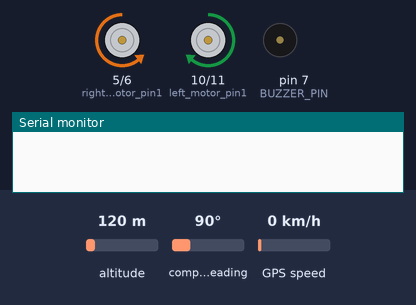
Bench run of a sketch on a simulated Arduino Uno, built with avr-gcc and run on an emulated ATmega328P. Shown: motor-driver pin pairs drawn as motors (green arrow = first pin HIGH = forward, orange = second pin HIGH = backward, longer = more drive), buzzer (waves = sounding), the last lines printed to the serial monitor. The inputs (shaded band) are chosen by the test bench; at power-on: compass heading 90°, altitude 120 m, GPS speed 0 km/h. The GPS gets a fix after 3 s at 37.7749, -122.4194 with 8 satellites.

Above: at 2.4 s.
2.5 s: compass heading set to 73°
At 4.4 s:
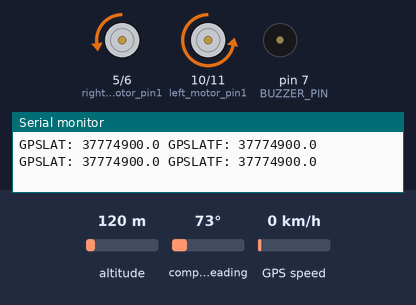
4.7 s: compass heading set to 63°
At 5.8 s:
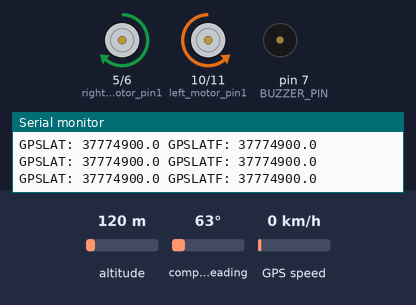
Timing chart, 0 to 7.7 s (numbered marks = the images above; inputs shaded):
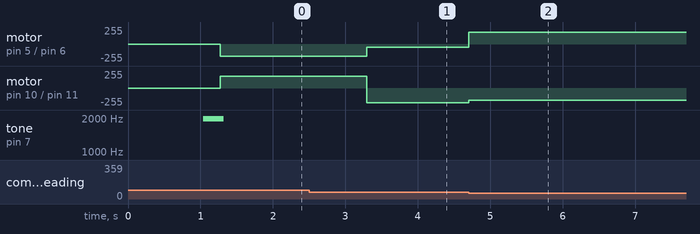

The sketch:

AutoCar.ino
```cpp
/****************************************************************************
 * GPS ROBOT CAR
 * Navigate Autonomously GPS Waypoints Using Arduino
 * By Raul Alvarez-Torrico
 *
 * Magnetic Declination:
 * Go to this page to find your magnetic declination:
 * http://www.magnetic-declination.com/
 * The declination is provided in degrees and minutes format; you'll have to
 * convert to decimal degrees. Include the '-' sign if present.
 * Then, search this line and modify it: const float mag_declination = -9.38;
 *
 * Digital Compass:
 * Put the HMC5883L digital compass flat, at least 15cm above the rest of the
 * electronics to avoid interference. The 'x' direction marked in the module
 * should point towards the front of the car.
 *
 * GPS module:
 * Put the antenna near the center if possible, it doesn't matter much, though.
 *
 * Motors:
 * Check the correct rotation direction of your motors. If any motor
 * is reversed, switch their terminals to correct.
 *
 * I used global variables almost everywhere because I needed to print their
 * values with Print_Data() for debugging.
 *
 * Additional resources for this project: http://bit.ly/GRCresources
 * or you can reach me at: raul@tecbolivia.com
*****************************************************************************/

// Libraries
#include <SoftwareSerial.h>
#include <TinyGPS.h>
#include <Wire.h>
#include "I2Cdev.h"
#include "HMC5883L.h"

#define BUZZER_PIN 7          // Output pin for the buzzer
#define TOLERANCE_RADIUS 1.0  // Tolerance radius for reaching the goal

// Robot car velocities. Change if you want to adjust the car's behavior
// (range of allowed velocities: 0 ~ 255)
#define FORWARD_VEL     230
#define SLOW_TURN_VEL   220
#define PIVOT_WHEEL_VEL 50
#define FAST_TURN_VEL   180

// Constants for defining error ranges for the stepped proportional control
#define MAX_HEADING_ANGLE  180
#define MIN_HEADING_ANGLE  5
#define ANGLE_RANGE_DIV 0.25

// Calibration constants for the motors in differential drive config.
// e. g. if the left motor is slower that the right one, you can add some
// % to the left and reduce the same % to the right, and viceversa.
#define K_RIGHT_MOTOR 1.0
#define K_LEFT_MOTOR 1.0

// Objects for interfacing with sensors
HMC5883L compass; // Create compass object
TinyGPS gps;      // Create gps object
SoftwareSerial serial_gps(2, 3); // RX and TX pins in use

// Stores the next action the robot car should take (just for debugging)
String str_action;

// Control signal pins for the L298N the motor driver
int left_motor_pin1 = 10; // IN1 to the driver
int left_motor_pin2 = 11; // IN2 to the driver
int right_motor_pin1 = 5; // IN3 to the driver
int right_motor_pin2 = 6; // IN4 to the driver

//------- Globals for storing waypoints
// Struct to store waypoints (GPS coordinates):
struct t_waypoint {
  float lat;
  float lon;
};

// Place here your own waypoints, or you'll have your robot car trying to
// reach some place in my hometown! You can use Google Maps to define them:

// Alalay Park waypoints {lat, lon}
t_waypoint nav_waypoints[] =  {
  { -17.4176, -66.13265},   // Point 1
  { -17.41757, -66.13282},  // Point 2
  { -17.41773, -66.13282},  // Point 3
  { -17.41776, -66.13265}   // Point 4
};

// Olimpia court waypoints {lat, lon}
//t_waypoint nav_waypoints[] =  {
//  { -17.4193295, -66.1648977},  // Point 1
//  { -17.419237, -66.1648821},   // Point 2
//  { -17.419206, -66.165064},    // Point 3
//  { -17.419298, -66.165086}     // Point 4
//};

byte waypoint_index = 0;  // Index to the current waypoint in array
// Get the number of waypoints:
int num_waypoints = sizeof(nav_waypoints) / sizeof(nav_waypoints[0]);

// Auxiliary variables for computing the navigation vector:
float waypoint_lat_rad;
float waypoint_lon_rad;

//------- Globals for compass readings
int16_t mx, my, mz;   // Earth's magnetic field components
float compass_angle;  // Stores the angle retrieved from the compass

// Magnetic declination in my current area/city. Change it for the value
// defined for your area/city or leave it at zero:
const float mag_declination = -9.38;

int heading_error; // Stores the heading error

//------- Globals for GPS readings
float f_gps_reading_lat, f_gps_reading_lon; // Stores the reading from the GPS receiver
float waypoint_angle; // Stores the azimuth to the current goal
float last_calc_dist = 0; // Las computed distance to goal (just for debugging)

// Auxiliaries for dumping GPS data
long lat, lon;
unsigned long age, date, time, chars;
unsigned short sentences, failed;

//------- Globals for the moving average filter
// Increse NUM_FILTERING_POINTS if you want more filtering of the GPS readings,
// it also adds more delay to the system. Sometimes less could be better.
#define NUM_FILTERING_POINTS  15
float buffer_gps_lat[NUM_FILTERING_POINTS]; // Buffer for latitudes
float buffer_gps_lon[NUM_FILTERING_POINTS]; // Buffer for longitudes
t_waypoint gps_filtered; // For storing a filtered GPS reading
unsigned int buffer_fill_index = 0; // Index for filling filter buffers

/* Setup function */
void setup() {
  // Initialize control pins for the motor driver
  pinMode (left_motor_pin1, OUTPUT);
  pinMode (left_motor_pin2, OUTPUT);
  pinMode (right_motor_pin1, OUTPUT);
  pinMode (right_motor_pin2, OUTPUT);

  Stop(); // Stop the car

  Wire.begin();           // Initialize I2C comm. for the compass
  Serial.begin(9600);     // Initialize serial comm. for debugging
  serial_gps.begin(9600); // Initialize serial comm. with the GPS module

  pinMode(BUZZER_PIN, OUTPUT); // Initialize the buzzer pin

  compass.initialize();   // Initialize the compass

  delay(1000);
  Buzzer();               // Beep to signal the car is ready
}

/* Main loop */
void loop() {

  // Uncomment the following line and comment the rest in this function if
  // you want to verify the rotation direction of your motors:
//  Forward(FORWARD_VEL);

  Get_Compass_Heading();  // Read the digital compass

  if (Query_Gps()) {      // Query the GPS
    Gps_Dump(gps);        // Read the GPS

    // Store the new GPS reading in filter buffers
    Store_Gps_Reading(f_gps_reading_lat, f_gps_reading_lon);

    // Get filtered GPS latitude and longitude
    gps_filtered = Compute_Filtered_Gps();

    // Compute distance and heading to the goal
    Compute_Navigation_Vector(gps_filtered.lat, gps_filtered.lon);

    // Print data to the PC just for debugging
    Print_Data();
  }

  // Move the car to the goal
  Control_Navigation();
}

/* Stores a GPS reading in the moving average filter's buffers */
void Store_Gps_Reading(float lat, float lon)
{
  // Shift all buffer values towards the tail
  for (int i = (NUM_FILTERING_POINTS - 1); i > 0; --i) {
    buffer_gps_lat[i] = buffer_gps_lat[i-1];
    buffer_gps_lon[i] = buffer_gps_lon[i-1];
  }

  // Insert new values at the head
  buffer_gps_lat[0] = lat;
  buffer_gps_lon[0] = lon;

  // Increment the number of readings stored in buffers
  if(buffer_fill_index < NUM_FILTERING_POINTS) {
    ++buffer_fill_index;
  }
}

/* Computes filtered latitude and longitude using a moving average filter */
t_waypoint Compute_Filtered_Gps()
{
  float lat_sum;
  float lon_sum;

  t_waypoint filtered_waypoint;

  lat_sum = 0;
  lon_sum = 0;

  // Add all values in each buffer
  for (int i = 0; i < buffer_fill_index; ++i) {
    lat_sum = lat_sum + buffer_gps_lat[i];
    lon_sum = lon_sum + buffer_gps_lon[i];
  }

  // Take the average
  filtered_waypoint.lat = lat_sum / float(buffer_fill_index);
  filtered_waypoint.lon = lon_sum / buffer_fill_index;

  return filtered_waypoint; // Return filtered values
}

/* Queries the GPS receiver */
bool Query_Gps()
{
  while (serial_gps.available())
  {
    if (gps.encode(serial_gps.read())) {
      return true;
    }
  }
  return false;
}

/* Gets a reading from the compass */
void Get_Compass_Heading(void) {
  // Obtain magnetic field components in x, y and z
  compass.getHeading(&mx, &my, &mz);

  // Calculate the X axis angle W.R.T. North
  compass_angle = atan2(my, mx);
  compass_angle = compass_angle * RAD_TO_DEG; // RAD_TO_DEG = 180/M_PI
  compass_angle = compass_angle - mag_declination; // Compensate for magnetic declination

  // Always convert to positive angles
  if (compass_angle < 0) {
    compass_angle = compass_angle + 360;
  }
}

/* Computes the navigation vector */
void Compute_Navigation_Vector(float gps_lat, float gps_lon) {
  t_waypoint cur_waypoint;

  // Get current goal
  cur_waypoint = Get_Waypoint_With_Index(waypoint_index);

  float gps_f_lat_rad;
  float gps_f_lon_rad;
  float a_haversine = 0;
  float c_haversine = 0;
  float d_haversine = 0;
  float parcial = 0;
  float delta_lat = 0;
  float delta_lon = 0;

  // Compute the distance to the goal with Haversine formula
  // *******************************************************
  delta_lat = radians(cur_waypoint.lat - gps_lat);
  gps_f_lat_rad = radians(gps_lat);
  waypoint_lat_rad = radians(cur_waypoint.lat);
  delta_lon = radians(cur_waypoint.lon - gps_lon);

  a_haversine = sin(delta_lat / 2.0) * sin(delta_lat / 2.0);
  parcial = cos(gps_f_lat_rad) * cos(waypoint_lat_rad);
  parcial = parcial * sin(delta_lon / 2.0) * sin(delta_lon / 2.0);
  a_haversine += parcial;

  c_haversine = 2 * atan2(sqrt(a_haversine), sqrt(1.0 - a_haversine));

  d_haversine = 6371000.0 * c_haversine; // Multiply by Earth's radius in meters

  last_calc_dist = d_haversine;

  // Check if we are inside the goal's tolerance radius
  if (d_haversine < TOLERANCE_RADIUS) {
    Stop();       // Stop the car
    delay(3000);  // Delay just to check visually were exactly the car reached the goal
    waypoint_index++; // Switch to the next waypoint
    Buzzer(); delay(100); Buzzer(); // Beep to signal 'waypoint reached'
  }

  // Check if we reached all waypoints
  if (waypoint_index == num_waypoints) {
    Stop(); // Stop the car
    // Beep to signal 'all waypoints reached':
    Buzzer(); delay(100); Buzzer(); delay(100); Buzzer();
    while (1); // Stop the program (reset Arduino board to repeat)
  }
  // Compute the forward azimuth
  // **************************************************
  gps_f_lon_rad = radians(gps_lon);
  waypoint_lon_rad = radians(cur_waypoint.lon);

  waypoint_angle = atan2(sin(waypoint_lon_rad - gps_f_lon_rad) * cos(waypoint_lat_rad),
                cos(gps_f_lat_rad) * sin(waypoint_lat_rad) - sin(gps_f_lat_rad) * cos(waypoint_lat_rad) * cos(waypoint_lon_rad - gps_f_lon_rad));

  waypoint_angle = waypoint_angle * 180 / PI; // Convert from radians to degrees

  // Always convert to positive angles
  if (waypoint_angle < 0) {
    waypoint_angle += 360;
  }
}

/* Controls the robot car navigation towards the goal */
void Control_Navigation() {
  heading_error = (waypoint_angle - compass_angle); // Compute the heading error

  // Correct angle for wrap around
  if (heading_error < -180) {
    heading_error = heading_error + 360;
  }
  if (heading_error > 180) {
    heading_error = heading_error - 360;
  }

  // ----- Stepped proportional control
  // The error is between +5 and +45 (for ANGLE_RANGE_DIV = 0.25):
  if (heading_error > MIN_HEADING_ANGLE && heading_error <= MAX_HEADING_ANGLE * ANGLE_RANGE_DIV) {
    // Turn right
    Turn_Right(SLOW_TURN_VEL);
    str_action = "Right";
  }

  // The error is between +45 and +180 (for ANGLE_RANGE_DIV = 0.25):
  else if (heading_error > MAX_HEADING_ANGLE * ANGLE_RANGE_DIV && heading_error <= MAX_HEADING_ANGLE) {
    // Turn right fast
    Turn_Right_Fast_Spin(FAST_TURN_VEL);
    str_action = "Right fast";
  }

  // The error is between -5 and -45 (for ANGLE_RANGE_DIV = 0.25):
  else if (heading_error < -MIN_HEADING_ANGLE && heading_error >= -MAX_HEADING_ANGLE * ANGLE_RANGE_DIV) {
    // Turn left
    Turn_Left(SLOW_TURN_VEL);
    str_action = "Left";
  }

  // The error is between -45 and -180 (for ANGLE_RANGE_DIV = 0.25):
  else if (heading_error < -MAX_HEADING_ANGLE * ANGLE_RANGE_DIV && heading_error >= -MAX_HEADING_ANGLE) {
    // Turn left fast
    Turn_Left_Fast_Spin(FAST_TURN_VEL);
    str_action = "Left fast";
  }

  // The error is between -5 and +5 (for ANGLE_RANGE_DIV = 0.25):
  else if (heading_error >= -MIN_HEADING_ANGLE && heading_error <= MIN_HEADING_ANGLE) {
    // Forward
    Forward(FORWARD_VEL);
    str_action = "Forward";
  }

  // Just for debugging:
  else {
    str_action = "Not defined";
  }
}

/*  TinyGPS auxiliary routine, comes with the library */
void Gps_Dump(TinyGPS &gps)
{
  gps.get_position(&lat, &lon, &age);

  //  Query_Gps(); // If we don't feed the gps during this long routine, we may drop characters and get checksum errors

  gps.f_get_position(&f_gps_reading_lat, &f_gps_reading_lon, &age);

  Query_Gps();

  gps.stats(&chars, &sentences, &failed);
  //  Serial.print("Stats: characters: "); Serial.print(chars); Serial.print(" sentences: "); Serial.print(sentences); Serial.print(" failed checksum: "); Serial.println(failed);
}


/* Returns a waypoint from the array */
struct t_waypoint Get_Waypoint_With_Index(int index)
{
  return nav_waypoints[index];
}

/* Moves the car forward */
void Forward(unsigned char vel)
{
  analogWrite (right_motor_pin1, LOW);
  analogWrite (right_motor_pin2, vel * K_RIGHT_MOTOR);
  analogWrite (left_motor_pin1, LOW);
  analogWrite (left_motor_pin2, vel * K_LEFT_MOTOR);
}

/* Turns the car left slowly */
void Turn_Left(unsigned char vel)
{
  analogWrite (right_motor_pin1, LOW);
  analogWrite (right_motor_pin2, vel * K_RIGHT_MOTOR);
  analogWrite (left_motor_pin1, 0);
  analogWrite (left_motor_pin2, PIVOT_WHEEL_VEL * K_LEFT_MOTOR);
}

/* Turns the car right slowly */
void Turn_Right(unsigned char vel)
{
  analogWrite (right_motor_pin1, 0) ;
  analogWrite (right_motor_pin2, PIVOT_WHEEL_VEL * K_RIGHT_MOTOR);
  analogWrite (left_motor_pin1, LOW);
  analogWrite (left_motor_pin2, vel * K_LEFT_MOTOR);
}

/* Turns the car left fast pivoting */
void Turn_Left_Fast_Spin(unsigned char vel)
{
  // Solo motor derecho gira con alta velocidad, el izquierdo se detiene
  analogWrite (right_motor_pin1, LOW);
  analogWrite (right_motor_pin2, vel * K_RIGHT_MOTOR);
  analogWrite (left_motor_pin1, vel * K_LEFT_MOTOR);
  analogWrite (left_motor_pin2, LOW);
}

/* Turns the car right fast pivoting */
void Turn_Right_Fast_Spin(unsigned char vel)
{
  analogWrite (right_motor_pin1, vel * K_RIGHT_MOTOR);
  analogWrite (right_motor_pin2, LOW);
  analogWrite (left_motor_pin1, LOW);
  analogWrite (left_motor_pin2, vel * K_LEFT_MOTOR);
}

/* Stops the car */
void Stop(void)
{
  analogWrite (right_motor_pin1, LOW);
  analogWrite (right_motor_pin2, LOW);
  analogWrite (left_motor_pin1, LOW);
  analogWrite (left_motor_pin2, LOW);
}

/* Generates a beep with a passive buzzer */
void Buzzer() {

  for (int i = 0; i < 500; i++) {
    digitalWrite(BUZZER_PIN, HIGH);
    delayMicroseconds(250);
    digitalWrite(BUZZER_PIN, LOW);
    delayMicroseconds(250);
  }
}

/* Prints data to the serial port for debugging */
/* Open the Serial Plotter in the Arduino IDE to see a graph of the unfiltered
   and filtered latitude. Comment/uncomment sections to see other data.
*/
void Print_Data(void)
{
  // Original and filtered latitude (multiplied by a factor to help the
  // Serial Plotter's minimal capabilities!)
  Serial.print("GPSLAT: "); Serial.print(1000000*f_gps_reading_lat, 1);
  Serial.print(" GPSLATF: "); Serial.print(1000000*gps_filtered.lat, 1);

  // Original and filtered longitude
//  Serial.print(" GPSLON: "); Serial.print(1000000*(f_gps_reading_lon), 1);
//  Serial.print(" GPSLONF: "); Serial.print(1000000*(gps_filtered.lon), 1);


  // Waypoint angle, robot car angle and heading error
//  Serial.print(" CMPANG: "); Serial.print(compass_angle);
//  Serial.print(" GPSANG: "); Serial.print(waypoint_angle);
//  Serial.print(" HDERR: "); Serial.print(heading_error);

  // Put here other data you want to plot


  Serial.println();
}
```

Measured:
- the behaviour switches between 70 and 69° on compass heading (found by bisection; images 1 and 2)
- after the input at 4.7 s, motor on pin 5 (right_motor_pin1) / pin 6 (right_motor_pin2): backward 50/255 → forward 180/255 at once; motor on pin 10 (left_motor_pin1) / pin 11 (left_motor_pin2): backward 220/255 → backward 180/255 at once
